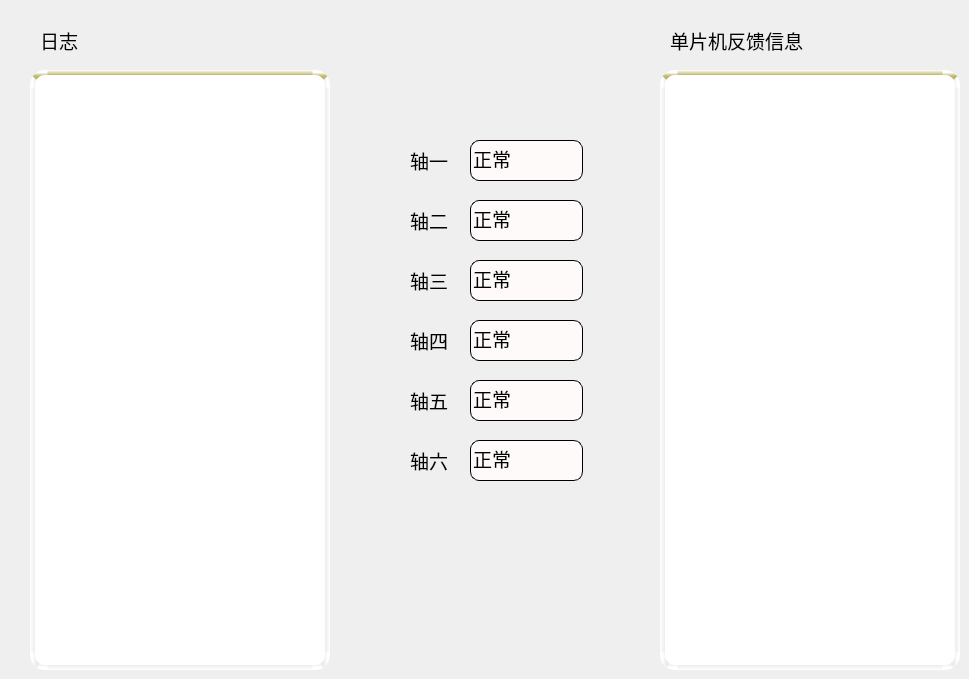
    <widget class="QWidget" name="tabWidgetPage1">
     <attribute name="icon">
      <iconset>
       <normaloff>img/日志01.png</normaloff>img/日志01.png</iconset>
     </attribute>
     <attribute name="title">
      <string>日志与状态</string>
     </attribute>
     <widget class="QPlainTextEdit" name="plainTextEdit_py">
      <property name="geometry">
       <rect>
        <x>30</x>
        <y>70</y>
        <width>300</width>
        <height>600</height>
       </rect>
      </property>
      <property name="styleSheet">
       <string notr="true">background-color:#FFFAFA;
border-radius:15px;
border:1px solid;
border-top: 5px solid qlineargradient(y0:0, y1:1,stop: 0 #BDB76B, stop: 1 white);
border-left: 5px solid qlineargradient(x0:0, x1:1,stop: 0 #ececef, stop: 1 white);
 border-bottom: 5px solid qlineargradient(y0:0, y1:1,stop: 0 white, stop: 1  #ececef);
border-right: 5px solid qlineargradient(x0:0, x1:1,stop:  0 white, stop: 1 #ececef);
background-color: rgb(255,255,255);</string>
      </property>
     </widget>
     <widget class="QPlainTextEdit" name="plainTextEdit_3">
      <property name="geometry">
       <rect>
        <x>660</x>
        <y>70</y>
        <width>300</width>
        <height>600</height>
       </rect>
      </property>
      <property name="styleSheet">
       <string notr="true">background-color:#FFFAFA;
border-radius:15px;
border:1px solid;
border-top: 5px solid qlineargradient(y0:0, y1:1,stop: 0 #BDB76B, stop: 1 white);
border-left: 5px solid qlineargradient(x0:0, x1:1,stop: 0 #ececef, stop: 1 white);
 border-bottom: 5px solid qlineargradient(y0:0, y1:1,stop: 0 white, stop: 1  #ececef);
border-right: 5px solid qlineargradient(x0:0, x1:1,stop:  0 white, stop: 1 #ececef);
background-color: rgb(255,255,255);</string>
      </property>
     </widget>
     <widget class="QLabel" name="label_27">
      <property name="geometry">
       <rect>
        <x>40</x>
        <y>20</y>
        <width>121</width>
        <height>41</height>
       </rect>
      </property>
      <property name="font">
       <font>
        <family>Adobe Heiti Std</family>
        <pointsize>14</pointsize>
       </font>
      </property>
      <property name="text">
       <string>日志</string>
      </property>
     </widget>
     <widget class="QLabel" name="label_28">
      <property name="geometry">
       <rect>
        <x>410</x>
        <y>140</y>
        <width>51</width>
        <height>41</height>
       </rect>
      </property>
      <property name="font">
       <font>
        <family>Adobe Heiti Std</family>
        <pointsize>14</pointsize>
       </font>
      </property>
      <property name="text">
       <string>轴一</string>
      </property>
     </widget>
     <widget class="QLineEdit" name="lineEdit_19">
      <property name="geometry">
       <rect>
        <x>470</x>
        <y>140</y>
        <width>113</width>
        <height>41</height>
       </rect>
      </property>
      <property name="font">
       <font>
        <family>Adobe Heiti Std</family>
        <pointsize>14</pointsize>
       </font>
      </property>
      <property name="styleSheet">
       <string notr="true">background-color:#FFFAFA;border-radius:9px;
border:1px solid</string>
      </property>
      <property name="text">
       <string>正常</string>
      </property>
     </widget>
     <widget class="QLineEdit" name="lineEdit_30">
      <property name="geometry">
       <rect>
        <x>470</x>
        <y>200</y>
        <width>113</width>
        <height>41</height>
       </rect>
      </property>
      <property name="font">
       <font>
        <family>Adobe Heiti Std</family>
        <pointsize>14</pointsize>
       </font>
      </property>
      <property name="styleSheet">
       <string notr="true">background-color:#FFFAFA;border-radius:9px;
border:1px solid</string>
      </property>
      <property name="text">
       <string>正常</string>
      </property>
     </widget>
     <widget class="QLabel" name="label_42">
      <property name="geometry">
       <rect>
        <x>410</x>
        <y>200</y>
        <width>51</width>
        <height>41</height>
       </rect>
      </property>
      <property name="font">
       <font>
        <family>Adobe Heiti Std</family>
        <pointsize>14</pointsize>
       </font>
      </property>
      <property name="text">
       <string>轴二</string>
      </property>
     </widget>
     <widget class="QLineEdit" name="lineEdit_31">
      <property name="geometry">
       <rect>
        <x>470</x>
        <y>260</y>
        <width>113</width>
        <height>41</height>
       </rect>
      </property>
      <property name="font">
       <font>
        <family>Adobe Heiti Std</family>
        <pointsize>14</pointsize>
       </font>
      </property>
      <property name="styleSheet">
       <string notr="true">background-color:#FFFAFA;border-radius:9px;
border:1px solid</string>
      </property>
      <property name="text">
       <string>正常</string>
      </property>
     </widget>
     <widget class="QLabel" name="label_43">
      <property name="geometry">
       <rect>
        <x>410</x>
        <y>260</y>
        <width>51</width>
        <height>41</height>
       </rect>
      </property>
      <property name="font">
       <font>
        <family>Adobe Heiti Std</family>
        <pointsize>14</pointsize>
       </font>
      </property>
      <property name="text">
       <string>轴三</string>
      </property>
     </widget>
     <widget class="QLineEdit" name="lineEdit_32">
      <property name="geometry">
       <rect>
        <x>470</x>
        <y>320</y>
        <width>113</width>
        <height>41</height>
       </rect>
      </property>
      <property name="font">
       <font>
        <family>Adobe Heiti Std</family>
        <pointsize>14</pointsize>
       </font>
      </property>
      <property name="styleSheet">
       <string notr="true">background-color:#FFFAFA;border-radius:9px;
border:1px solid</string>
      </property>
      <property name="text">
       <string>正常</string>
      </property>
     </widget>
     <widget class="QLabel" name="label_44">
      <property name="geometry">
       <rect>
        <x>410</x>
        <y>320</y>
        <width>51</width>
        <height>41</height>
       </rect>
      </property>
      <property name="font">
       <font>
        <family>Adobe Heiti Std</family>
        <pointsize>14</pointsize>
       </font>
      </property>
      <property name="text">
       <string>轴四</string>
      </property>
     </widget>
     <widget class="QLineEdit" name="lineEdit_33">
      <property name="geometry">
       <rect>
        <x>470</x>
        <y>380</y>
        <width>113</width>
        <height>41</height>
       </rect>
      </property>
      <property name="font">
       <font>
        <family>Adobe Heiti Std</family>
        <pointsize>14</pointsize>
       </font>
      </property>
      <property name="styleSheet">
       <string notr="true">background-color:#FFFAFA;border-radius:9px;
border:1px solid</string>
      </property>
      <property name="text">
       <string>正常</string>
      </property>
     </widget>
     <widget class="QLabel" name="label_45">
      <property name="geometry">
       <rect>
        <x>410</x>
        <y>380</y>
        <width>51</width>
        <height>41</height>
       </rect>
      </property>
      <property name="font">
       <font>
        <family>Adobe Heiti Std</family>
        <pointsize>14</pointsize>
       </font>
      </property>
      <property name="text">
       <string>轴五</string>
      </property>
     </widget>
     <widget class="QLineEdit" name="lineEdit_34">
      <property name="geometry">
       <rect>
        <x>470</x>
        <y>440</y>
        <width>113</width>
        <height>41</height>
       </rect>
      </property>
      <property name="font">
       <font>
        <family>Adobe Heiti Std</family>
        <pointsize>14</pointsize>
       </font>
      </property>
      <property name="styleSheet">
       <string notr="true">background-color:#FFFAFA;border-radius:9px;
border:1px solid</string>
      </property>
      <property name="text">
       <string>正常</string>
      </property>
     </widget>
     <widget class="QLabel" name="label_46">
      <property name="geometry">
       <rect>
        <x>410</x>
        <y>440</y>
        <width>51</width>
        <height>41</height>
       </rect>
      </property>
      <property name="font">
       <font>
        <family>Adobe Heiti Std</family>
        <pointsize>14</pointsize>
       </font>
      </property>
      <property name="text">
       <string>轴六</string>
      </property>
     </widget>
     <widget class="QLabel" name="label_47">
      <property name="geometry">
       <rect>
        <x>670</x>
        <y>20</y>
        <width>161</width>
        <height>41</height>
       </rect>
      </property>
      <property name="font">
       <font>
        <family>Adobe Heiti Std</family>
        <pointsize>14</pointsize>
       </font>
      </property>
      <property name="text">
       <string>单片机反馈信息</string>
      </property>
     </widget>
    </widget>
